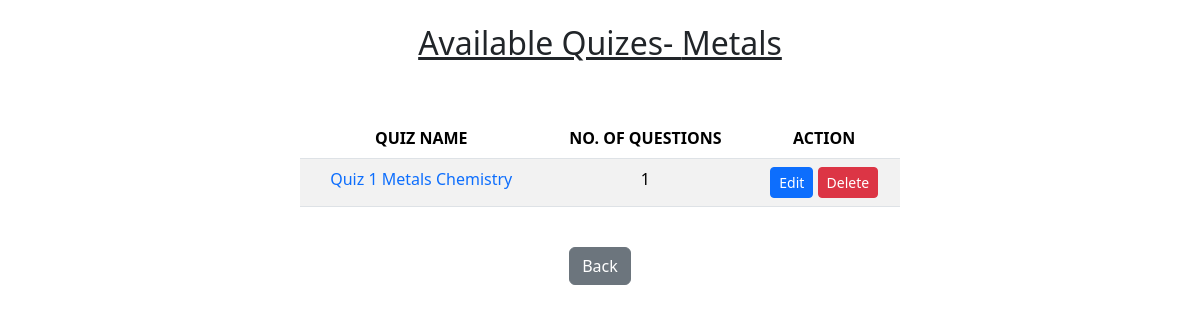
/quiz_list/Metals/1 (signed in), run on the app's committed database.
### models.py (models this page shows)
class Chapter(db.Model):
    id = db.Column(db.Integer, primary_key=True)
    name = db.Column(db.String(20), nullable=False)
    subject_id = db.Column(db.Integer, db.ForeignKey('subject.id'))
    quizes = db.relationship('Quiz', backref='belongstochapter', cascade='all, delete')

class Quiz(db.Model):
    id = db.Column(db.Integer, primary_key=True)
    name = db.Column(db.String(20), default='Quiz')
    chapter_id = db.Column(db.Integer, db.ForeignKey('chapter.id'), nullable= False)
    questions = db.relationship('Question', backref='belongstoquiz', cascade='all, delete')
    scores = db.relationship('Score', backref='belongstoquiz', cascade='all, delete')

### routes.py (the view)
@app.route('/quiz_list/<chapter_name>/<int:chapter_id>')
def quiz_list(chapter_name,chapter_id):
    if 'user_id' in session and session['user_id'] == 0:
        quizes = Quiz.query.filter_by(chapter_id = chapter_id).all()
        return render_template('quiz_list.html', quizes=quizes, chapter_name=chapter_name)
    return redirect(url_for('logout'))

### templates/quiz_list.html (shortened to what this page needs)
{% extends 'base.html' %}
{% block bodycontent %}
<h2 style="text-align:center;text-decoration:underline;margin-top:2%">Available Quizes- {{chapter_name}}</h2><br><br>
{% if quizes %}
<div style="width:50%;margin:auto;text-align:center">
    <table class="table table-striped">
        <thead>
            <tr>
                <th>QUIZ NAME</th>
                <th>NO. OF QUESTIONS</th>
                <th>ACTION</th>
            </tr>
        </thead>
        <tbody>
            {% for quiz in quizes%}
            <tr>
                <td><a href="/quiz/{{quiz.name}}/{{quiz.id}}" class="card-link">{{quiz.name}}</a></td>
                <td>{{quiz.questions | length}}</td>
                <td><a href="/edit_quiz/{{quiz.name}}/{{quiz.id}}" class="btn btn-primary btn-sm">Edit</a> <a href="/delete_quiz/{{quiz.belongstochapter.name}}/{{quiz.belongstochapter.id}}/{{quiz.name}}/{{quiz.id}}" class="btn btn-danger btn-sm">Delete</a></td>
            </tr>
            {% endfor %}
        </tbody>
    </table>
</div>
{% else %}
<h3>No quizes present</h3>
{% endif %}
<br>
<div style="text-align: center;">
    <a href="/admin_home" class="btn btn-secondary" role="button" aria-pressed="true">Back
    </a>
</div>
{% endblock %}

### templates/quiz_list.html (style rules this page uses)
a { text-decoration: none; }

### data on the page
Chapter: name "Metals"
Quiz: name "Quiz 1 Metals Chemistry", questions|length "1"
